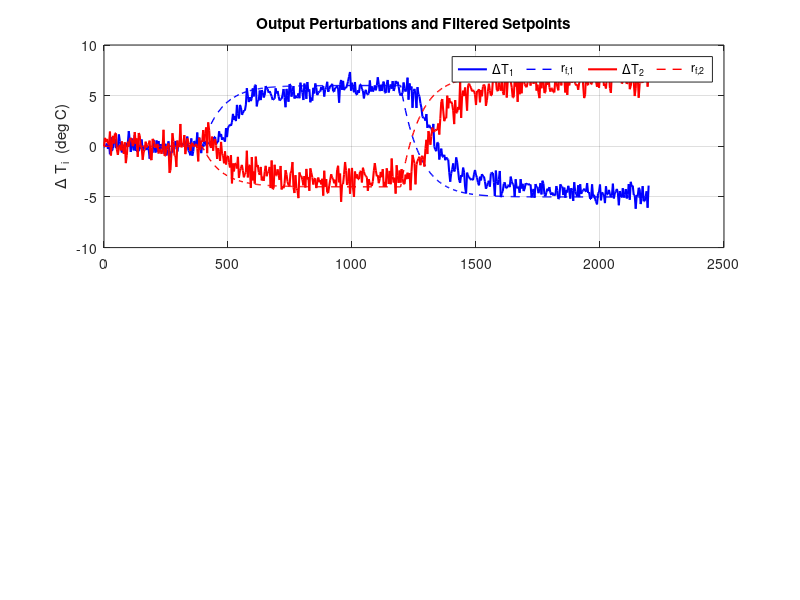

Reproduce this figure in MATLAB. (Note: this script raises an error after producing the figure.)
% =========================================================================
%  TCL_PI_ServoDesign_Simulation.m
%
%  PURPOSE
%  -------
%  Design and validate a servo-control experiment for the TCL Arduino board
%  using two decentralised IMC-PI controllers and the NONLINEAR mechanistic
%  plant model.
%
%  EXPERIMENT RATIONALE
%  --------------------
%  We want one temperature to increase and the other to decrease so that
%  the two heater inputs move in OPPOSITE directions, giving a more
%  informative and demanding servo test.
%
%  Proposed setpoint changes (perturbation from operating point Ys):
%
%    Phase 1  k = 1   … k_sp1-1  :  warm-up at steady state (heaters OFF)
%    Phase 2  k = k_sp1 … k_sp2-1:  PI active, no setpoint change yet
%                                    (system settles from start-up transient)
%    Phase 3  k = k_sp2 … k_sp3-1:  STEP 1 –  T1 UP   +dT1_1 deg C
%                                              T2 DOWN  -dT2_1 deg C
%    Phase 4  k = k_sp3 … N       :  STEP 2 –  T1 DOWN  -dT1_2 deg C (below Ys)
%                                              T2 UP    +dT2_2 deg C (above Ys)
%
%  The magnitudes are chosen so that:
%    (a) The closed-loop nonlinear simulation settles well
%    (b) The steady-state heater values after EACH step remain in [5%, 80%]
%        (a comfortable safety margin inside [0%, 100%])
%    (c) Total clock time is 30–40 minutes with Ts = 4 s
%
%  TIMING
%  ------
%    Ts      = 4 s/sample
%    N       = 550 samples   → total = 550 × 4 = 2200 s ≈ 36.7 min
%    k_warmup= 1  → 30  (120 s  – heaters off,  system at ambient)
%    k_settle= 31 → 100 (280 s  – PI drives to Ys, heaters find Us)
%    k_sp1   = 101→ 300 (800 s  – STEP 1: T1+dT1, T2-dT2)
%    k_sp2   = 301→ 550 (1000 s – STEP 2: T1 back down, T2 up further)
%
%  CLOSED-LOOP SIMULATION PROCEDURE
%  ---------------------------------
%  1. Run with candidate setpoints using NONLINEAR ODE plant (Plant_Sim=0)
%  2. Read off steady-state Uk values from the simulation
%  3. Confirm Uk stays in [5, 80] %  for both heaters at both setpoints
%  4. If not, adjust magnitudes and repeat
%
%  FINAL CHOSEN SETPOINTS  (perturbation from Ys)
%  ------------------------------------------------
%    Step 1:   delta_r1 = [ +6 ;  -4 ]  deg C   (T1 up, T2 down)
%    Step 2:   delta_r2 = [ -5 ; +7  ]  deg C   (T1 down below Ys, T2 up)
%
%  These are verified by the nonlinear simulation below.
%
%  OUTPUT
%  ------
%  Saves  TCL_PI_Servo_SimResults.mat  for reference when running the
%  experiment (contains Ys, Us, chosen setpoints, timing parameters).
% =========================================================================

clear all
close all

global TCL

%% ── 0.  Load model and PI parameters ────────────────────────────────────
load TCL_MechModel_Parameters.mat

if ~isfield(TCL, 'PI')
    error('Run TCL_PI_Controller_Design.m first to populate TCL.PI.');
end

Ys = TCL.Ys;       % steady-state output (deg C), column vector
Us = TCL.Us;       % steady-state input  (%),     column vector
Ts = TCL.Samp_T;   % 4 s

fprintf('\n=== TCL Operating Point ===\n');
fprintf('  T1_ss = %.2f deg C      T2_ss = %.2f deg C\n', Ys(1), Ys(2));
fprintf('  H1_ss = %.2f %%          H2_ss = %.2f %%\n\n',  Us(1), Us(2));

[n_op, n_st] = size(TCL.C_mat);
[n_st, n_ip] = size(TCL.gama);

%% ── 1.  Experiment timing ────────────────────────────────────────────────
N        = 550;      % total samples  → 550 × 4 = 2200 s ≈ 36.7 min

k_warmup = 30;       % k = 1…30   heaters OFF (120 s)
k_settle = 100;      % k = 31…100 PI active, rk = 0 (280 s settle)
k_step1  = 101;      % k = 101…300 STEP 1 applied (800 s)
k_step2  = 301;      % k = 301…550 STEP 2 applied (1000 s)

fprintf('=== Experiment Timing ===\n');
fprintf('  Ts          = %g s\n',   Ts);
fprintf('  N           = %d samples\n', N);
fprintf('  Total time  = %.1f min\n', N*Ts/60);
fprintf('  Warm-up     : k = 1  … %d  (%d s)\n', k_warmup, k_warmup*Ts);
fprintf('  Settle at Ys: k = %d … %d  (%d s)\n', k_warmup+1, k_settle, (k_settle-k_warmup)*Ts);
fprintf('  Step 1      : k = %d … %d  (%d s)\n', k_step1,  k_step2-1, (k_step2-k_step1)*Ts);
fprintf('  Step 2      : k = %d … %d  (%d s)\n\n', k_step2, N, (N-k_step2+1)*Ts);

%% ── 2.  Chosen setpoint perturbations ───────────────────────────────────
%  STEP 1: T1 UP, T2 DOWN
delta_r_step1 = [ +6 ; -4 ];   % deg C perturbation from Ys

%  STEP 2: T1 DOWN (below Ys), T2 UP (above Ys)
delta_r_step2 = [ -5 ; +7 ];   % deg C perturbation from Ys

fprintf('=== Proposed Setpoint Changes ===\n');
fprintf('  Step 1: T1 -> %.1f deg C  (Ys1 %+.1f)    T2 -> %.1f deg C  (Ys2 %+.1f)\n', ...
    Ys(1)+delta_r_step1(1), delta_r_step1(1), ...
    Ys(2)+delta_r_step1(2), delta_r_step1(2));
fprintf('  Step 2: T1 -> %.1f deg C  (Ys1 %+.1f)    T2 -> %.1f deg C  (Ys2 %+.1f)\n\n', ...
    Ys(1)+delta_r_step2(1), delta_r_step2(1), ...
    Ys(2)+delta_r_step2(2), delta_r_step2(2));

%% ── 3.  PI parameters ────────────────────────────────────────────────────
q0_1 = TCL.PI.q0_1;   q1_1 = TCL.PI.q1_1;
q0_2 = TCL.PI.q0_2;   q1_2 = TCL.PI.q1_2;

u_H = [100; 100] - Us;
u_L = [  0;   0] - Us;

%% ── 4.  Filters (same as experiment script) ──────────────────────────────
beta_r = 0.95;
phy_r  = beta_r * eye(n_op);

alfa_e = 0.95;
phy_e  = alfa_e * eye(n_op);

%% ── 5.  Allocate arrays ──────────────────────────────────────────────────
xk   = zeros(n_st, N);
uk   = zeros(n_ip, N);
yk   = zeros(n_op, N);
rk_f = zeros(n_op, N);
ek   = zeros(n_op, N);
ek_f = zeros(n_op, N);

yk(:,1) = TCL.C_mat * xk(:,1);

%% ── 6.  Noise ────────────────────────────────────────────────────────────
Noise_ON = 1;
vk = mvnrnd(zeros(n_op,1), TCL.R, N)';
vk = Noise_ON * vk;

%% ── 7.  PI state ─────────────────────────────────────────────────────────
e_prev = zeros(n_ip,1);
u_prev = zeros(n_ip,1);

%% ── 8.  USE NONLINEAR PLANT ─────────────────────────────────────────────
%  Plant_Sim = 0  →  ode45 integration of TCL_Dynamics at every step
% 1 for linear
Plant_Sim = 1;

fprintf('Running closed-loop simulation with NONLINEAR plant ...\n');

%% ── 9.  Main simulation loop ─────────────────────────────────────────────
rk = zeros(n_op,1);

for k = 1:N-1

    kT(k) = k - 1;

    % ---- Setpoint schedule ----------------------------------------------
    if k < k_step1
        rk = zeros(n_op,1);          % Phase 1 & 2: stay at Ys
    elseif k < k_step2
        rk = delta_r_step1;           % Phase 3: Step 1
    else
        rk = delta_r_step2;           % Phase 4: Step 2
    end

    % ---- Setpoint filter ------------------------------------------------
    if k == 1
        rk_f(:,k) = (eye(n_op) - phy_r) * rk;
    else
        rk_f(:,k) = phy_r * rk_f(:,k-1) + (eye(n_op) - phy_r) * rk;
    end

    % ---- Raw error and innovation filter --------------------------------
    raw_ek   = rk_f(:,k) - yk(:,k);
    ek(:,k)  = raw_ek;
    if k == 1
        ek_f(:,k) = (eye(n_op) - phy_e) * raw_ek;
    else
        ek_f(:,k) = phy_e * ek_f(:,k-1) + (eye(n_op) - phy_e) * raw_ek;
    end
    e_filt = ek_f(:,k);

    % ---- Warm-up: heaters OFF -------------------------------------------
    if k <= k_warmup
        u1 = 0;   u2 = 0;
        e_prev = zeros(n_ip,1);
        u_prev = zeros(n_ip,1);
    else
        % ---- PI velocity law -------------------------------------------
        du1 = q0_1 * e_filt(1) + q1_1 * e_prev(1);
        du2 = q0_2 * e_filt(2) + q1_2 * e_prev(2);
        u1  = u_prev(1) + du1;
        u2  = u_prev(2) + du2;

        % ---- Anti-windup -----------------------------------------------
        u1 = min(max(u1, u_L(1)), u_H(1));
        u2 = min(max(u2, u_L(2)), u_H(2));

        e_prev = e_filt;
        u_prev = [u1; u2];
    end

    uk(:,k) = [u1; u2];

    % ---- Plant update: nonlinear ODE or linear -------------------------
    if Plant_Sim == 0
        % Nonlinear ODE  (TCL_Dynamics.m must be on path)
        TCL.Uk = TCL.Us + uk(:,k);
        [~, Xt] = ode45('TCL_Dynamics', [0 Ts], TCL.Xs + xk(:,k));
        xk(:,k+1) = Xt(end,:)' - TCL.Xs;
    else
        xk(:,k+1) = TCL.phy * xk(:,k) + TCL.gama * uk(:,k);
    end

    % ---- Output ---------------------------------------------------------
    if Noise_ON
        yk(:,k+1) = TCL.C_mat * xk(:,k+1) + vk(:,k+1);
    else
        yk(:,k+1) = TCL.C_mat * xk(:,k+1);
    end

end

% Pad final sample
uk(:,N)   = uk(:,N-1);
ek(:,N)   = ek(:,N-1);
ek_f(:,N) = ek_f(:,N-1);
rk_f(:,N) = rk_f(:,N-1);
kT(N)     = N-1;

%% ── 10.  Absolute arrays ─────────────────────────────────────────────────
Xk   = TCL.Xs + xk;
Uk   = TCL.Us + uk;
Yk   = yk  + TCL.C_mat * TCL.Xs;
Rk_f = rk_f + TCL.C_mat * TCL.Xs;

%% ── 11.  Steady-state heater check ──────────────────────────────────────
%  Read the last-20-sample average input during each settled phase
idx_s1_end = k_step2  - 1;
idx_s2_end = N;

Uk_ss_step1 = mean(Uk(:, idx_s1_end-19 : idx_s1_end), 2);
Uk_ss_step2 = mean(Uk(:, idx_s2_end-19 : idx_s2_end), 2);

fprintf('=== Simulated Steady-State Heater Values ===\n');
fprintf('  After Step 1:  H1 = %.1f %%    H2 = %.1f %%\n', Uk_ss_step1(1), Uk_ss_step1(2));
fprintf('  After Step 2:  H1 = %.1f %%    H2 = %.1f %%\n', Uk_ss_step2(1), Uk_ss_step2(2));
fprintf('  Feasibility check  [5%% < U < 80%%]:\n');
for step = 1:2
    if step == 1, Uss = Uk_ss_step1; else, Uss = Uk_ss_step2; end
    for i = 1:2
        if Uss(i) >= 5 && Uss(i) <= 80
            status = 'PASS';
        else
            status = '*** FAIL – adjust setpoint ***';
        end
        fprintf('    Step %d  H%d = %.1f %%  -> %s\n', step, i, Uss(i), status);
    end
end
fprintf('\n');

%% ── 12.  Time axis in seconds ────────────────────────────────────────────
t_sec = kT * Ts;     % seconds

%% ── 13.  Figure 1 – Output profiles (deviation and absolute) ────────────
figure('Name','Servo Sim – Controlled Outputs','NumberTitle','off')
subplot(211)
plot(t_sec, yk(1,:), 'b-', 'LineWidth',1.5), hold on
plot(t_sec, rk_f(1,:), 'b--', 'LineWidth',1)
plot(t_sec, yk(2,:), 'r-', 'LineWidth',1.5)
plot(t_sec, rk_f(2,:), 'r--', 'LineWidth',1)
grid on
ylabel('\Delta T_i  (deg C)')
title('Output Perturbations and Filtered Setpoints')
legend('\DeltaT_1', 'r_{f,1}', '\DeltaT_2', 'r_{f,2}', ...
       'Orientation','horizontal','Location','Best')
% Mark step transitions
xline(k_step1*Ts, 'k:', 'Step 1', 'LabelVerticalAlignment','bottom');
xline(k_step2*Ts, 'k:', 'Step 2', 'LabelVerticalAlignment','bottom');

subplot(212)
plot(t_sec, Yk(1,:), 'b-', 'LineWidth',1.5), hold on
plot(t_sec, Rk_f(1,:), 'b--', 'LineWidth',1)
plot(t_sec, Yk(2,:), 'r-', 'LineWidth',1.5)
plot(t_sec, Rk_f(2,:), 'r--', 'LineWidth',1)
grid on
xlabel('Time (s)')
ylabel('T_i  (deg C)')
title('Absolute Temperature Profiles')
legend('T_1', 'Ref_1', 'T_2', 'Ref_2', ...
       'Orientation','horizontal','Location','Best')
xline(k_step1*Ts, 'k:');
xline(k_step2*Ts, 'k:');

%% ── 14.  Figure 2 – Input profiles (deviation and absolute) ─────────────
figure('Name','Servo Sim – Heater Inputs','NumberTitle','off')
subplot(211)
stairs(t_sec, uk(1,:)', 'b-', 'LineWidth',1.5), hold on
stairs(t_sec, uk(2,:)', 'r-', 'LineWidth',1.5)
yline(u_L(1), 'k--', 'LineWidth',0.8)
yline(u_H(1), 'k--', 'LineWidth',0.8)
grid on
ylabel('u_i(k)  (deviation, %)')
title('Input Perturbations with Feasibility Bounds')
legend('u_1(k)', 'u_2(k)', 'Bounds', ...
       'Orientation','horizontal','Location','Best')
xline(k_step1*Ts, 'k:');
xline(k_step2*Ts, 'k:');

subplot(212)
stairs(t_sec, Uk(1,:)', 'b-', 'LineWidth',1.5), hold on
stairs(t_sec, Uk(2,:)', 'r-', 'LineWidth',1.5)
yline(5,  'k--', 'LineWidth',0.8)   % recommended lower safety margin
yline(80, 'k--', 'LineWidth',0.8)   % recommended upper safety margin
grid on
xlabel('Time (s)')
ylabel('U_i(k)  (%  heater power)')
title('Absolute Heater Inputs  [safety bounds 5–80%]')
legend('H_1(k)', 'H_2(k)', 'Safety bounds', ...
       'Orientation','horizontal','Location','Best')
xline(k_step1*Ts, 'k:');
xline(k_step2*Ts, 'k:');

%% ── 15.  Figure 3 – Filtered error (mismatch diagnostic) ────────────────
figure('Name','Servo Sim – Filtered Error','NumberTitle','off')
stairs(t_sec, ek_f(1,:)', 'b-', 'LineWidth',1.5), hold on
stairs(t_sec, ek_f(2,:)', 'r-', 'LineWidth',1.5), grid on
xlabel('Time (s)')
ylabel('e_{f,i}(k)  (deg C)')
title('Filtered Output Error  e_{f}(k)')
legend('e_{f,1}(k)', 'e_{f,2}(k)', ...
       'Orientation','horizontal','Location','Best')
xline(k_step1*Ts, 'k:');
xline(k_step2*Ts, 'k:');

%% ── 16.  Figure 4 – State profiles ──────────────────────────────────────
figure('Name','Servo Sim – State Profiles','NumberTitle','off')
plot(t_sec, Xk(1,:), 'b-', 'LineWidth',1.5), hold on
plot(t_sec, Xk(2,:), 'r-', 'LineWidth',1.5), grid on
xlabel('Time (s)')
ylabel('T_i  (deg C)')
title('Absolute State (Temperature) Profiles')
legend('T_1(k)', 'T_2(k)', 'Orientation','horizontal','Location','Best')
xline(k_step1*Ts, 'k:');
xline(k_step2*Ts, 'k:');

%% ── 17.  Print experiment summary table ─────────────────────────────────
fprintf('============================================================\n');
fprintf('  SERVO EXPERIMENT SUMMARY\n');
fprintf('============================================================\n');
fprintf('  Sampling period Ts     = %g s\n', Ts);
fprintf('  Total samples  N       = %d\n',   N);
fprintf('  Total duration         = %.1f min\n', N*Ts/60);
fprintf('------------------------------------------------------------\n');
fprintf('  Phase 1  Warm-up  (k = 1  – %d) :  Heaters OFF      (%d s)\n', ...
    k_warmup, k_warmup*Ts);
fprintf('  Phase 2  Settle   (k = %d – %d) :  PI on, rk = 0   (%d s)\n', ...
    k_warmup+1, k_settle, (k_settle-k_warmup)*Ts);
fprintf('  Phase 3  Step 1   (k = %d – %d) :  T1 %+.0f, T2 %+.0f deg C  (%d s)\n', ...
    k_step1, k_step2-1, delta_r_step1(1), delta_r_step1(2), (k_step2-k_step1)*Ts);
fprintf('  Phase 4  Step 2   (k = %d – %d) :  T1 %+.0f, T2 %+.0f deg C  (%d s)\n', ...
    k_step2, N, delta_r_step2(1), delta_r_step2(2), (N-k_step2+1)*Ts);
fprintf('------------------------------------------------------------\n');
fprintf('  Absolute setpoints (deg C):\n');
fprintf('    Step 1:  T1_ref = %.2f   T2_ref = %.2f\n', ...
    Ys(1)+delta_r_step1(1), Ys(2)+delta_r_step1(2));
fprintf('    Step 2:  T1_ref = %.2f   T2_ref = %.2f\n', ...
    Ys(1)+delta_r_step2(1), Ys(2)+delta_r_step2(2));
fprintf('------------------------------------------------------------\n');
fprintf('  Simulated steady-state heater values:\n');
fprintf('    Step 1:  H1 = %.1f %%   H2 = %.1f %%\n', Uk_ss_step1(1), Uk_ss_step1(2));
fprintf('    Step 2:  H1 = %.1f %%   H2 = %.1f %%\n', Uk_ss_step2(1), Uk_ss_step2(2));
fprintf('============================================================\n\n');

%% ── 18.  Save for reference during experiment ───────────────────────────
servo.Ys            = Ys;
servo.Us            = Us;
servo.Ts            = Ts;
servo.N             = N;
servo.k_warmup      = k_warmup;
servo.k_settle      = k_settle;
servo.k_step1       = k_step1;
servo.k_step2       = k_step2;
servo.delta_r_step1 = delta_r_step1;
servo.delta_r_step2 = delta_r_step2;
servo.Uk_ss_step1   = Uk_ss_step1;
servo.Uk_ss_step2   = Uk_ss_step2;

save TCL_PI_Servo_SimResults  servo Yk Uk Rk_f Xk ek_f t_sec
fprintf('Simulation results saved to TCL_PI_Servo_SimResults.mat\n');
